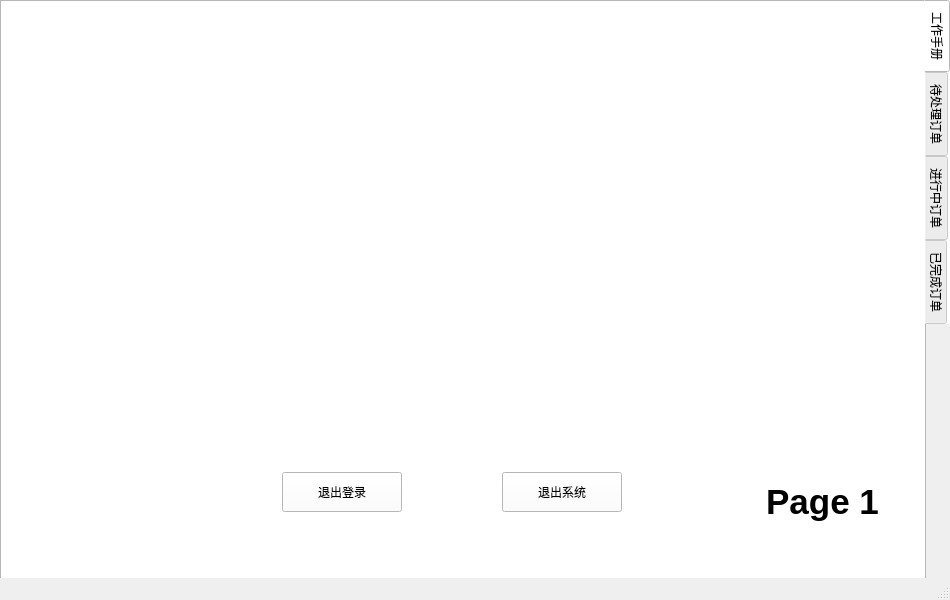
<?xml version="1.0" encoding="UTF-8"?>
<ui version="4.0">
 <class>managerwindow</class>
 <widget class="QMainWindow" name="managerwindow">
  <property name="geometry">
   <rect>
    <x>0</x>
    <y>0</y>
    <width>950</width>
    <height>600</height>
   </rect>
  </property>
  <property name="minimumSize">
   <size>
    <width>950</width>
    <height>600</height>
   </size>
  </property>
  <property name="maximumSize">
   <size>
    <width>950</width>
    <height>600</height>
   </size>
  </property>
  <property name="windowTitle">
   <string>蛋壳行记</string>
  </property>
  <widget class="QWidget" name="centralwidget">
   <widget class="QTabWidget" name="finishTable">
    <property name="geometry">
     <rect>
      <x>0</x>
      <y>0</y>
      <width>950</width>
      <height>600</height>
     </rect>
    </property>
    <property name="styleSheet">
     <string notr="true">background-color: rgb(255, 255, 255);
font: 14pt &quot;等线&quot;;
color: rgb(0, 0, 0);</string>
    </property>
    <property name="tabPosition">
     <enum>QTabWidget::East</enum>
    </property>
    <property name="currentIndex">
     <number>0</number>
    </property>
    <widget class="QWidget" name="tab_4">
     <attribute name="title">
      <string>工作手册</string>
     </attribute>
     <widget class="QLabel" name="label">
      <property name="geometry">
       <rect>
        <x>70</x>
        <y>-20</y>
        <width>801</width>
        <height>520</height>
       </rect>
      </property>
      <property name="text">
       <string>&lt;html&gt;&lt;head/&gt;&lt;body&gt;&lt;p&gt;&lt;img src=&quot;:/image/images/man1.png&quot;/&gt;&lt;/p&gt;&lt;/body&gt;&lt;/html&gt;</string>
      </property>
     </widget>
     <widget class="QLabel" name="label_2">
      <property name="geometry">
       <rect>
        <x>730</x>
        <y>460</y>
        <width>181</width>
        <height>81</height>
       </rect>
      </property>
      <property name="text">
       <string>&lt;html&gt;&lt;head/&gt;&lt;body&gt;&lt;p align=&quot;center&quot;&gt;&lt;span style=&quot; font-size:26pt; font-weight:600;&quot;&gt;Page 1&lt;/span&gt;&lt;/p&gt;&lt;/body&gt;&lt;/html&gt;</string>
      </property>
     </widget>
     <widget class="QPushButton" name="bLogout">
      <property name="geometry">
       <rect>
        <x>280</x>
        <y>470</y>
        <width>120</width>
        <height>40</height>
       </rect>
      </property>
      <property name="styleSheet">
       <string notr="true"/>
      </property>
      <property name="text">
       <string>退出登录</string>
      </property>
     </widget>
     <widget class="QPushButton" name="bExit">
      <property name="geometry">
       <rect>
        <x>500</x>
        <y>470</y>
        <width>120</width>
        <height>40</height>
       </rect>
      </property>
      <property name="styleSheet">
       <string notr="true"/>
      </property>
      <property name="text">
       <string>退出系统</string>
      </property>
     </widget>
    </widget>
    <widget class="QWidget" name="tab">
     <attribute name="title">
      <string>待处理订单</string>
     </attribute>
     <widget class="QTableWidget" name="myTodo">
      <property name="geometry">
       <rect>
        <x>10</x>
        <y>10</y>
        <width>890</width>
        <height>430</height>
       </rect>
      </property>
     </widget>
     <widget class="QPushButton" name="bcheckIn">
      <property name="geometry">
       <rect>
        <x>490</x>
        <y>470</y>
        <width>100</width>
        <height>40</height>
       </rect>
      </property>
      <property name="text">
       <string>办理入住</string>
      </property>
     </widget>
     <widget class="QPushButton" name="bRefresh">
      <property name="geometry">
       <rect>
        <x>300</x>
        <y>470</y>
        <width>100</width>
        <height>40</height>
       </rect>
      </property>
      <property name="text">
       <string>刷新</string>
      </property>
     </widget>
     <widget class="QLabel" name="label_3">
      <property name="geometry">
       <rect>
        <x>740</x>
        <y>470</y>
        <width>171</width>
        <height>71</height>
       </rect>
      </property>
      <property name="text">
       <string>&lt;html&gt;&lt;head/&gt;&lt;body&gt;&lt;p align=&quot;center&quot;&gt;&lt;span style=&quot; font-size:26pt; font-weight:600;&quot;&gt;Page 2&lt;/span&gt;&lt;/p&gt;&lt;/body&gt;&lt;/html&gt;</string>
      </property>
     </widget>
    </widget>
    <widget class="QWidget" name="tab_2">
     <attribute name="title">
      <string>进行中订单</string>
     </attribute>
     <widget class="QTableWidget" name="myDone">
      <property name="geometry">
       <rect>
        <x>10</x>
        <y>10</y>
        <width>890</width>
        <height>450</height>
       </rect>
      </property>
     </widget>
     <widget class="QPushButton" name="bRefresh1">
      <property name="geometry">
       <rect>
        <x>430</x>
        <y>480</y>
        <width>100</width>
        <height>40</height>
       </rect>
      </property>
      <property name="text">
       <string>刷新</string>
      </property>
     </widget>
     <widget class="QLabel" name="label_4">
      <property name="geometry">
       <rect>
        <x>740</x>
        <y>470</y>
        <width>171</width>
        <height>71</height>
       </rect>
      </property>
      <property name="text">
       <string>&lt;html&gt;&lt;head/&gt;&lt;body&gt;&lt;p align=&quot;center&quot;&gt;&lt;span style=&quot; font-size:26pt; font-weight:600;&quot;&gt;Page 3&lt;/span&gt;&lt;/p&gt;&lt;/body&gt;&lt;/html&gt;</string>
      </property>
     </widget>
    </widget>
    <widget class="QWidget" name="tab_3">
     <attribute name="title">
      <string>已完成订单</string>
     </attribute>
     <widget class="QTableWidget" name="myEnded">
      <property name="geometry">
       <rect>
        <x>10</x>
        <y>10</y>
        <width>890</width>
        <height>450</height>
       </rect>
      </property>
     </widget>
     <widget class="QPushButton" name="bRefresh2">
      <property name="geometry">
       <rect>
        <x>450</x>
        <y>480</y>
        <width>100</width>
        <height>40</height>
       </rect>
      </property>
      <property name="text">
       <string>刷新</string>
      </property>
     </widget>
     <widget class="QLabel" name="label_5">
      <property name="geometry">
       <rect>
        <x>730</x>
        <y>470</y>
        <width>181</width>
        <height>71</height>
       </rect>
      </property>
      <property name="text">
       <string>&lt;html&gt;&lt;head/&gt;&lt;body&gt;&lt;p align=&quot;center&quot;&gt;&lt;span style=&quot; font-size:26pt; font-weight:600;&quot;&gt;Page 4&lt;/span&gt;&lt;/p&gt;&lt;/body&gt;&lt;/html&gt;</string>
      </property>
     </widget>
    </widget>
   </widget>
  </widget>
  <widget class="QMenuBar" name="menubar">
   <property name="geometry">
    <rect>
     <x>0</x>
     <y>0</y>
     <width>950</width>
     <height>26</height>
    </rect>
   </property>
  </widget>
  <widget class="QStatusBar" name="statusbar"/>
 </widget>
 <resources/>
 <connections/>
</ui>
